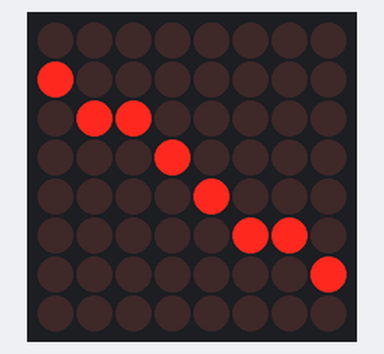
The sketch below on a simulated Arduino Uno, built with avr-gcc and run on an emulated ATmega328P. Shown: 8×8 LED matrix.

Above: at 4.01 s.
At 4.66 s:
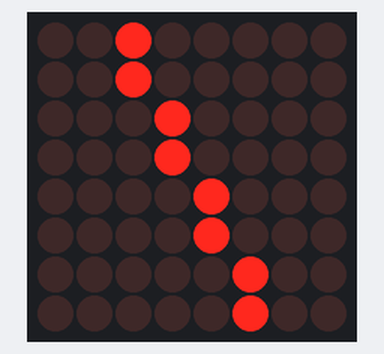
At 5.63 s:
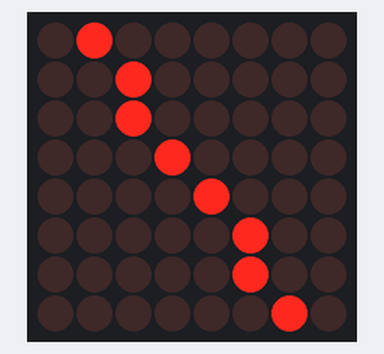
At 7.86 s:
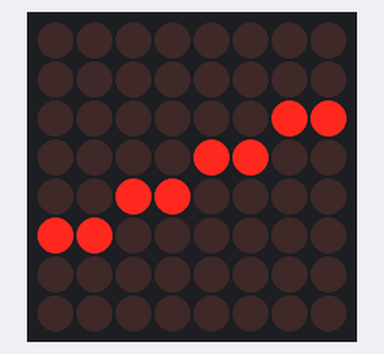
At 11.27 s:
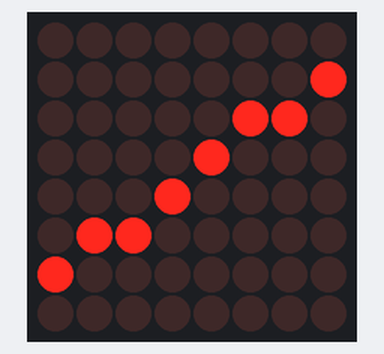
At 14.46 s:
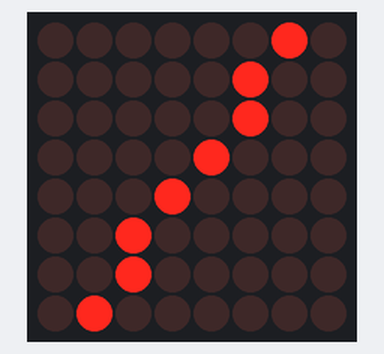

The sketch:

135_MAX7219_Matrix2.ino
```cpp
//A full description of this module (and many others) can be downloaded at: https://eve_arduino

#include <SPI.h>
#include <Adafruit_GFX.h>
#include <Max72xxPanel.h>

int pinCS = 10;

Max72xxPanel matrix = Max72xxPanel(pinCS, 1, 1);

void setup()
{
  matrix.setIntensity(14);
}

int wait = 50;
int inc = -2;

void loop()
{
  for ( int x = 0; x < matrix.width() - 1; x++ )
  {
    matrix.fillScreen(LOW);
    matrix.drawLine(x, 0, matrix.width() - 1 - x, matrix.height() - 1, HIGH);
    matrix.write(); // Send bitmap to display
    delay(wait);
  }
  for ( int y = 0; y < matrix.height() - 1; y++ )
  {
    matrix.fillScreen(LOW);
    matrix.drawLine(matrix.width() - 1, y, 0, matrix.height() - 1 - y, HIGH);
    matrix.write();
    delay(wait);
  }
  wait = wait + inc;
  if ( wait <= 0 ) inc = 2;
  if ( wait >= 50 ) inc = -2;
}
```

Measured:
- by itself, everything shown: repeats every 18.3 s, in 189 steps
